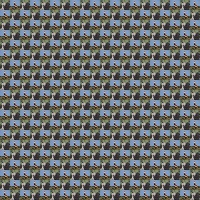
#> input picture checkerboard/outImg.jpg, 200 x 200 px
$ python seam_carver.py ../checkerboard/outImg.jpg
#> lines starting #> are read from the running program, lines starting #| are printed output that depends on the picture; after the words box and inside, x2 and y2 are one past the last pixel; in counts of white or black regions, pixels touching at a corner belong together
"""
Jacob Kaplan
seam_carver.py

Take an image as input and remove enough rows or columns to make the image
square using the seam-carving technique.

                                  .-'\
                                     \:. \
                                     |:.  \
                                     /::'  \
                                  __/:::.   \
                          _.-'-.'`  `'.-'`'._\-"`";.-'-,
                       .`;    :      :     :      :   : `.
                      / :     :      :                 :  \
                     /        :/\          :   /\ :     :  \
                    ;   :     /\ \   :     :  /\ \      :   ;
                   .    :    /  \ \          /  \ \          .
                   ;        /_)__\ \ :     :/_)__\ \    :    ;
                  ;         `-----`' : ,   :`-----`'          ;
                  |    :      :       / \         :     :     |
                  |                  / \ \ :            :     |
                  |    :      :     /___\ \:      :           |
                  |    :      :     `----`'       :           |
                  ;        |;-.,__   :     :   __.-'|   :     ;
                   ;    :  ||   \ \``/'---'\`\` /  ||        ;
                    .    :  \\   \_\/       \_\/   //   '   .
                     ;       \'._    /\     /\ _.-'/   :   ;
                      \   :   `._`'-/ /\._./ /\  .'  :    /
                       `\  :     `-.\/__\__\/_.;'   :   /`
                         `\  '   :   :        :   :  /`
                           `-`.__`        :   :__.'-`
                                 `-..`.__.'..-`

                            Oh no! Not more carving!
"""
import sys
import cv2 as cv
import numpy as np

def drawSeam(image):
    """
    Take in image and draw first seam in red
    Calculate energy matrix
    Find seam
    Iterate through seam and replace pixel colors with red on the image
    Return drawn-on image
    """
    drawSeamImg = image.copy()
    engMatrix = energyMatrix(drawSeamImg)
    seam = findSeam(engMatrix)
    for i in range(0, len(seam)):
        drawSeamImg[i, seam[i]] = (0, 0, 255)
        #print("Writing on image at {} {}".format(i, seam[i]))
    return drawSeamImg

def resize(image, orientation):
    """
    Take in an image and its orientation (irrelevant to computation but need it later)
    Iterate for the difference between col and row and:
        Calculate the energy matrix of the image
        Find its seam
        Remove the seam/resize the image
        Repeat until image is square
        If its the 1st, 2nd, or last iteration, output seam stats
    Return seam-carved square image
    """
    resizeImage = image.copy()
    row, col = resizeImage.shape[:2]
    for i in range(col - row):
        engMatrix = energyMatrix(resizeImage)
        seam = findSeam(engMatrix)
        resizeImage = removeSeam(resizeImage, seam)
        if i == 0 or i == 1 or i == (col - row - 1):
            seamStats(seam, i, engMatrix, orientation)
    return resizeImage

def energyMatrix(image):
    """
    Take in image
    Convert image to grayscale
    Take derivatives in x an y directions
    Add derivatives for the energy matrix and return energy matrix
    """
    gray = cv.cvtColor(image, cv.COLOR_BGR2GRAY)
    sobelX = cv.Sobel(gray, cv.CV_64F,1,0)
    sobelY = cv.Sobel(gray, cv.CV_64F,0,1)
    engMatrix = np.abs(sobelX) + np.abs(sobelY)
    return engMatrix

def findSeam(engMatrix):
    """
    Take in an energy matrix
    Create a new matrix called weights that is identical to energy matrix
    Iterate from the 1st row of the weights matrix to the last row and:
        Calculate the local minimums of the row above it
        Add those local minimums to the current row of the weight matrix
        e.g weights[10] = [13, 4, 20, 2, 2, 0]
            findLocalMins(weights[10]) = [10^5, 4, 2, 2, 0, 10^5]
            weights[11] = [4, 4, 16, 13, 1, 9]
            weights[11] += localMins = [10^5, 8, 18, 15, 3, 1, 10^5]
    After weight matrix is calculated, find the index of the smallest weight in
        the last row of the weight matrix
    Backtrack up through weight matrix, finding the least costly path, adding
        each index of that path to the seam
    Return seam
    """
    row, col = engMatrix.shape[:2]
    weights = engMatrix.copy()
    for i in range(1, row):
        w = findLocalMins(weights[i-1])
        weights[i] += w

    seam = list()
    c = np.argmin(weights[-1])
    for i in range(row-1, -1, -1):
        seam.insert(0,c)
        minW = np.argmin(weights[i, c-1:c+2])
        c += minW - 1

    return seam

def findLocalMins(engMatrixRow):
    """
    Take in a row of an energy matrix
    Shift row to left, center, and right
    Assign hight weights the leftmost and rightmost elements
    Calculate localMins of the left, center, and right rows
    Return local mins

    e.g.
    gradientRow = [1, 10, 0, 4, 3, 11, 0]
    left = [1, 10, 0, 4, 3]
    center = [10, 0, 4, 3, 11]
    right = [0, 4, 3, 11, 0]
    localMins = [10^5, 0, 0, 0, 3, 3, 10^5]
    """
    localMins = np.zeros_like(engMatrixRow)
    left = engMatrixRow[:-2].copy()
    center = engMatrixRow[1:-1].copy()
    right = engMatrixRow[2:].copy()
    left[0] = 10**5
    right[-1] = 10**5
    minLC = np.minimum(left,center)
    minLCR = np.minimum(minLC, right)

    localMins[0] = 10**5
    localMins[1:-1] = minLCR
    localMins[-1] = 10**5

    return localMins

# [42 lines left out: functions removeSeam, seamStats, not called in this run]

if __name__ == "__main__":
    """
    Handle command line arguments
    """
    if len(sys.argv) != 2:
        print("Correct usage: p2_seam_carve.py img")
        sys.exit()
    else:
        imgName = sys.argv[1]
    try:
        img = cv.imread(imgName)
#> img is the input picture: shape (200, 200, 3); mean B, G, R 110.1, 109.5, 105.6
    except AttributeError:
        print("{} not in a valid format! Must be .jpg!".format(imgName))
        sys.exit()

    """
    Images to draw seam on and resize and dimensions
    """
    imgToResize = img.copy()
    seamImage = img.copy()
    row, col = img.shape[:2]
#> row = 200; col = 200

    """
    Draw seam and resize based on dimensions of image
    """
    if (row > col):
        seamImage = np.fliplr(seamImage)
        seamImage = np.rot90(seamImage)

        imgToResize = np.fliplr(imgToResize)
        imgToResize = np.rot90(imgToResize)

        seamImage = drawSeam(seamImage)

        resizedImg = resize(imgToResize, "horizontal")
        resizedImg = np.rot90(resizedImg, 3)
        resizedImg = np.fliplr(resizedImg)
    else:
        seamImage = drawSeam(seamImage)
#> in energyMatrix, `gray = cv.cvtColor(image, cv.COLOR_BGR2GRAY)`:
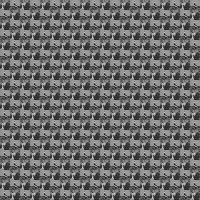
#> gray: shape (200, 200); min 20, max 216, mean 108.4
#> in energyMatrix, `sobelX = cv.Sobel(gray, cv.CV_64F,1,0)`:
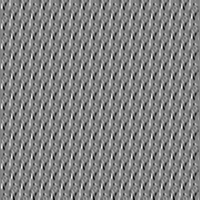
#> sobelX: shape (200, 200) float64; min -577, max 550, mean -0.4; drawn with min black and max white
#> in energyMatrix, `sobelY = cv.Sobel(gray, cv.CV_64F,0,1)`:
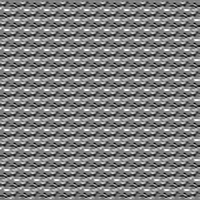
#> sobelY: shape (200, 200) float64; min -439, max 446, mean -1.7; drawn with min black and max white
#> in energyMatrix, `engMatrix = np.abs(sobelX) + np.abs(sobelY)`:
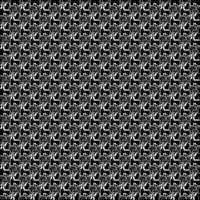
#> engMatrix: shape (200, 200) float64; min 0, max 770, mean 240.1; drawn with min black and max white
#> after the loop in findSeam, `for i in range(1, row):`:
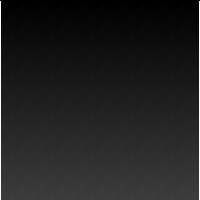
#> weights: shape (200, 200) float64; min 0, max 100424, mean 12809.2; drawn with min black and max white
#> in findSeam, `c = np.argmin(weights[-1])`: c = 37
#> the loop in findSeam, `for i in range(row-1, -1, -1):` made 200 passes
#> (minW, c) on passes 1 to 3: (1, 37), (0, 36), (1, 36)
#> after the loop in findSeam, `for i in range(row-1, -1, -1):`: c = 36; seam = 200 values, max 39 at index 9, min 36 at index 0, mean 37.19
#> after the loop in drawSeam, `for i in range(0, len(seam)):`:
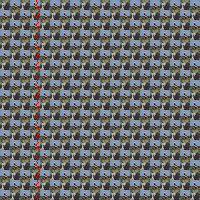
#> drawSeamImg: shape (200, 200, 3); 0.5% of pixels changed, all inside (x1, y1, x2, y2) = (36, 0, 40, 200)
        resizedImg = resize(imgToResize, "vertical")

    """
    Write seam-drawn and resized images
    """
#> (the run stopped early here; a loop or call above may not have finished)
